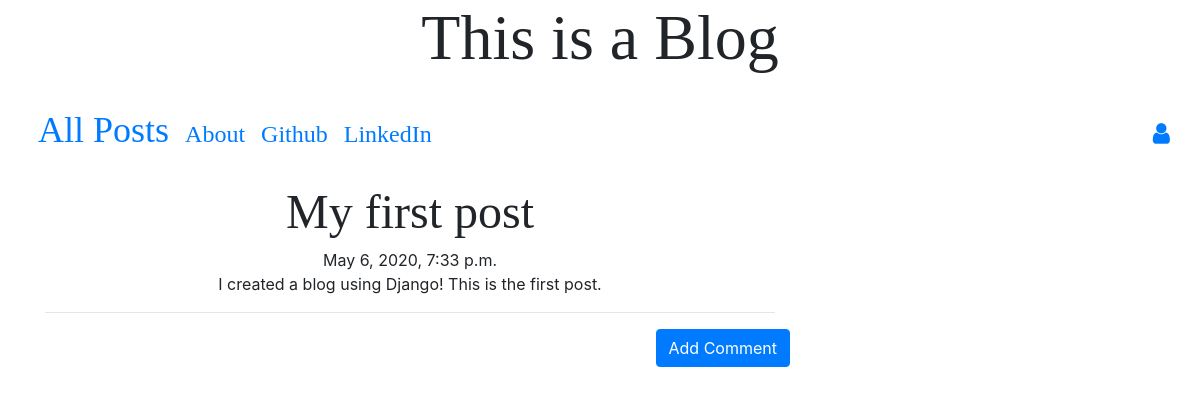
/post/4, run on an earlier commit of the app's database.
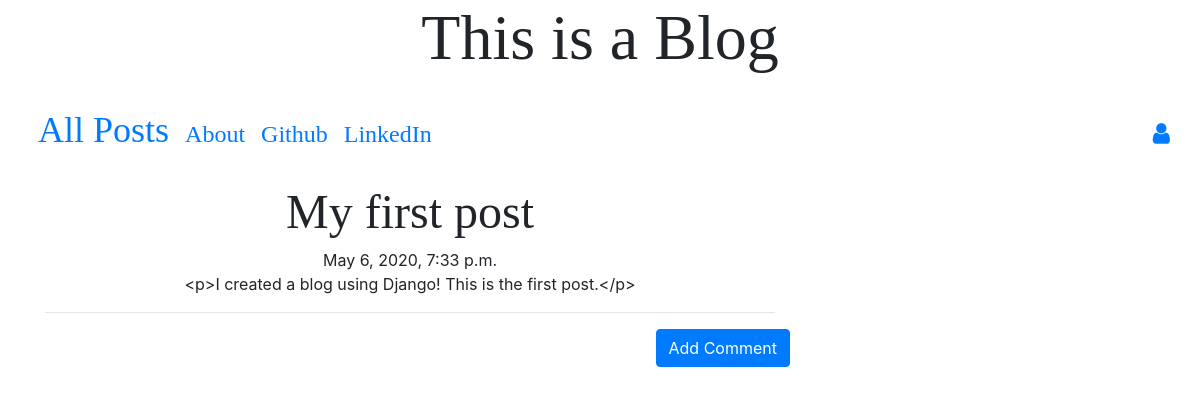
And on a later commit of the database.
### blog/models.py (models this page shows, shortened)
class Post(models.Model):
    author = models.ForeignKey('auth.User', on_delete=models.CASCADE)
    title = models.CharField(max_length=200)
    text = models.TextField()
    create_date = models.DateTimeField(default=timezone.now)
    published_date = models.DateTimeField(blank=True,null=True)

### blog/views.py (the view)
# urls.py: path('post/<int:pk>',views.PostDetailView.as_view(),name='post_detail'),
class PostDetailView(DetailView):
    model = Post

### blog/templates/blog/post_detail.html (shortened to what this page needs)
{% extends "blog/base.html" %}
{% block content %}
<h1 class="posttitle loader">{{post.title}}</h1>
{% if post.published_date %}
<div class="date postdate">
  {{post.published_date}}
  <br>
  {{post.text}}
</div>
{% else %}
{{post.text}}
<br>
<a class='btn btn-primary' href="{% url 'post_publish' pk=post.pk %}">Publish</a>
{% endif %}
<hr>
<a class='btn btn-primary btn-comment' href="{% url 'add_comment_to_post' pk=post.pk %}">Add Comment</a>
<div class="container">
  {% for comment in post.comments.all %}
  <br>
  {% empty %}
  <p>No Comments!</p>
  {% endfor %}
</div>
{% endblock %}

### blog/templates/blog/base.html (shortened to what this page needs)
<!DOCTYPE html>
{% load static %}
<html lang="en" dir="ltr">
  <head>
    <link rel="stylesheet" href="https://stackpath.bootstrapcdn.com/bootstrap/4.4.1/css/bootstrap.min.css">
    <link href="https://stackpath.bootstrapcdn.com/font-awesome/4.7.0/css/font-awesome.min.css" rel="stylesheet">
    <link rel="stylesheet" href="//cdn.jsdelivr.net/npm/medium-editor@latest/dist/css/medium-editor.min.css" type="text/css" media="screen" charset="utf-8">
    <link rel="stylesheet" href="{% static 'css/blog.css' %}">
  </head>
  <body>
    <div class="container">
      <h1 class="techfont main-header">This is a Blog</h1>
    </div>
    <nav class="navbar navbar-expand techfont custom-navbar">
      <div class="container d-flex align-items-baseline">
        <ul class="nav navbar-nav d-flex align-items-baseline">
          <li><a class='nav-link bigbrand' href="{% url 'post_list' %}">All Posts</a></li>
          <li><a class="nav-link" href="{% url 'about_test' %}">About</a></li>
          <li><a class="nav-link" href="https://www.github.com">Github</a></li>
          <li><a class="nav-link" href="https://www.linkedin.com">LinkedIn</a></li>
        </ul>
        <ul class="nav navbar-nav navbar-right d-flex align-items-baseline">
        {% if user.is_authenticated %}
          <li><a class="nav-link" href="{% url 'post_new' %}">New Post</a></li>
          <li><a class="nav-link" href="{% url 'post_draft_list' %}">Drafts</a></li>
          <li><a class="nav-link" href="{% url 'logout' %}">Log Out</a></li>
          <li><a class="nav-link" >Welcome: {{user.username}}</a></li>
        {% else %}
          <li><a class="nav navbar-right" href="{% url 'login' %}"><span class='fa fa-user'></span>
          </a></li>
        {% endif %}
        </ul>
      </div>
    </nav>
    <div class="content container">
      <div class="row">
        <div class="col-md-8">
          <div class="blog_posts">
            {% block content %}
            {% endblock %}
          </div>
        </div>
      </div>
    </div>
  </body>
</html>

### blog/static/css/blog.css (style rules this page uses)
.techfont { font-family: 'Playfair Display', serif; font-size: 1.5em; margin-bottom: 10px; }
.postdate { text-align: center; }
.main-header { font-size: 4em; text-align: center; }
.posttitle { font-family: 'Playfair Display', serif; font-size: 3em; text-align: center; }
.btn-comment { position: absolute; right: 0px; }
.bigbrand { font-size: 1.5em; }
.loader { filter:hue-rotate(0deg); color: linear-gradient(45deg,#0f8,#08f); animation:hue 5000ms infinite linear; }

What changed in the data, as far as the page shows it:
changed Post "My first post": text "I created a blog using Django! This is the first post." → "<p>I created a blog using Django! This is the first post.</p>"
